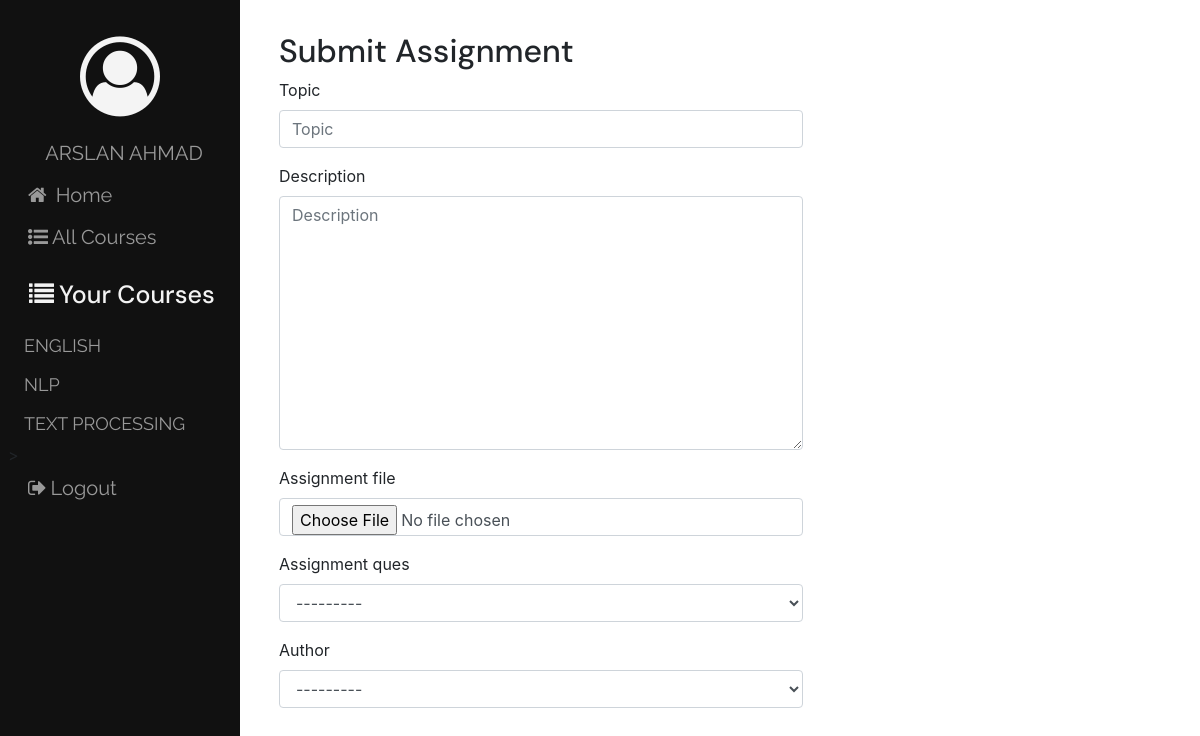
The app's page /assignments/submit/ (signed in) with its own data.
### users/models.py (models this page shows)
class User(auth.models.AbstractUser):
    USER_TYPE_CHOICES = (
        (1, 'Student'),
        (2, 'Teacher')
    )
    user_type = models.PositiveIntegerField(choices=USER_TYPE_CHOICES, default=1)
    def __str__(self):
        return self.first_name + ' ' + self.last_name

### courses/models.py (models this page shows, shortened)
class Course(models.Model):
    course_name = models.CharField(max_length=200)
    course_description = models.TextField()
    teacher = models.ForeignKey(User, related_name="course", on_delete=models.CASCADE)
    students = models.ManyToManyField(User, through='Enrollment', related_name="student_course")
    def __str__(self):
        return self.course_name
    class Meta:
        ordering = ['course_name']

### assignments/views.py (the view)
class SubmitAssignmentView(LoginRequiredMixin, generic.CreateView):
    form_class = SubmitAssignmentForm
    template_name = 'assignments/submitassignment_form.html'
    select_related = ('author', 'assignment_ques')
    def get_context_data(self, **kwargs):
        assignments = Assignment.objects.filter(pk=self.request.session.get('assignment'))
        assignment_object = get_object_or_404(assignments)
        context = super(SubmitAssignmentView, self).get_context_data(**kwargs)
        context['duedate'] = assignment_object.due_date
        context['time'] = timezone.now()
        return context
    def get_form_kwargs(self):
        kwargs = super().get_form_kwargs()
        kwargs['assignment_id'] = self.request.session.get('assignment')
        kwargs['user'] = self.request.user
        return kwargs

### assignments/forms.py
class SubmitAssignmentForm(ModelForm):
    class Meta:
        model = SubmitAssignment
        fields = ('topic', 'description', 'assignment_file', 'assignment_ques', 'author')
    def __init__(self, *args, **kwargs):
        user = kwargs.pop('user')
        assignment = kwargs.pop('assignment_id')
        super().__init__(*args, **kwargs)
        self.fields['assignment_ques'].queryset = self.fields['assignment_ques'].queryset.filter(pk=assignment)
        self.fields['author'].queryset = self.fields['author'].queryset.filter(username=user.username)

### assignments/models.py (called while the page is built)
    def __str__(self):
        return self.assignment_name

### courses/context_processors.py (called while the page is built)
def courses_processor(request):
    course = Course.objects.all()
    return {'list_courses': course}

### assignments/templates/assignments/submitassignment_form.html (shortened to what this page needs)
{% extends 'assignments/assignment_base.html' %}
{% load bootstrap4 %}
{% block main_content %}
    {% if user.user_type == 4 %}
        <div class="container">
            <div class="jumbotron">
                <h2>Only students are allowed to submit assignments</h2>
            </div>
        </div>
    {% else %}
        <div class="container">
            <h2>Submit Assignment</h2>
            <form action="{% url 'assignments:submit' %}" method="POST" enctype="multipart/form-data">
                {% bootstrap_form form %}
            </form>
        </div>
    {% endif %}
{% endblock main_content %}

### templates/base.html (shortened to what this page needs)
{% load static %}
<html lang="en">
<head>
    <link rel="stylesheet" href="https://stackpath.bootstrapcdn.com/bootstrap/4.5.2/css/bootstrap.min.css" />
    <link rel="stylesheet" href="https://stackpath.bootstrapcdn.com/font-awesome/4.7.0/css/font-awesome.min.css" />
    <link rel="stylesheet" href="{% static 'django_lms/css/master.css' %}" />
</head>
<body>
    <div class="sidenav">
        <div class="side-items">
        <span class="sidemenu side-element"><i class="fa fa-user-circle-o fa-5x" aria-hidden="true" id="profile"></i></span>
        {% if user.is_authenticated %}
            <a href="{% url 'profile' pk=user.pk %}" class="sidemenu side-element Hide">{{user}}</a>
            <a href="{% url 'home' %}">  <i class="fa fa-home" aria-hidden="true">  </i> <span class="Hide"> Home</span>   </a>
            <a href="{% url 'courses:list' %}"><i class="fa fa-list-ul" aria-hidden="true"></i>All Courses</a>
            {% if user.user_type == 1 %}
                <span class="sidemenu"><h5 id="side-head"><i class="fa fa-list courses-icon" aria-hidden="true"></i>Your Courses</h5></span>
                {% for course in list_courses %}
                    {% if user in course.students.all %}
                        <span class="course-item"><a href="{% url 'courses:detail' pk=course.pk %}" >{{course}}</a></span>
                    {% endif %}
                {% endfor %}
            {% endif %}>
            <a href="{% url 'users:logout' %}" class="sidemenu"><i class="fa fa-sign-out" aria-hidden="true"></i>Logout</a>
        {% endif %}
        </div>
    </div>
    <div class="content">
        {% block body_content %}
        {% endblock body_content %}
    </div>
</body>
</html>

### static/django_lms/css/master.css (style rules this page uses)
.form-control { display: block; width: 60% !important; height: calc(1.5em + 0.75rem + 2px); padding: 0.375rem 0.75rem; font-size: 1rem; font-weight: 400; line-height: 1.5; color: #495057; background-color: #fff; background-clip: padding-box; border: 1px solid #ced4da; border-radius: 0.25rem; transition: border-color .15s ease-in-out,box-shadow .15s ease-in-out; }
.sidenav { height: 100%; width: 20%; position: fixed; z-index: 1; top: 0; left: 0; background-color: #111; overflow-x: hidden; padding-top: 20px; }
h1, h2, h3, h4, h5, h6 { font-family: 'DM Sans', sans-serif; }
p, a { font-family: 'Raleway', 'sans-serif'; }
.sidenav a { padding: 6px 8px 6px 16px; text-decoration: none; font-size: 20px; color: #999999; display: block; }
.content { margin-top: 2em; margin-left: 22%; margin-bottom: 2em; margin-right: 2em; }
.sidemenu { display: block; color: #f4f4f4; }
.side-element { text-align: center; }
i { margin: 0.2em; }
.side-items { margin-left: 0.5em; margin-right: 0.5em; }
#side-head { margin-top: 0.5em; padding: 6px 8px 6px 16px; text-decoration: none; font-size: 25px; color: #f3f3f3; }
.course-item a { font-size: 18px; }

### records on screen
User: first_name+last_name "ARSLAN AHMAD"
Course: course_name "ENGLISH"
Course: course_name "NLP"
Course: course_name "TEXT PROCESSING"
